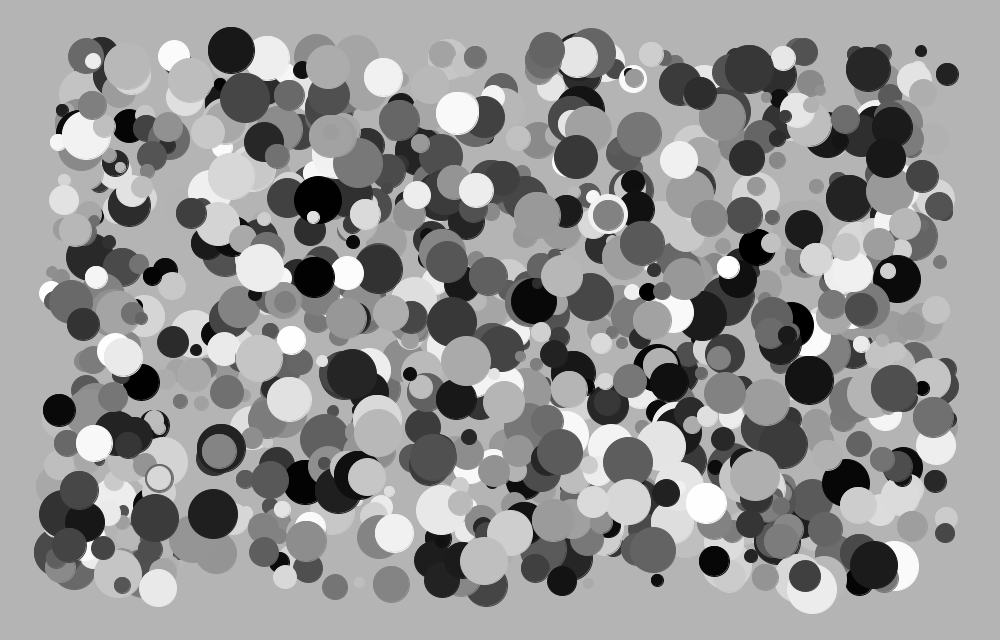
Frame 1 (no input)
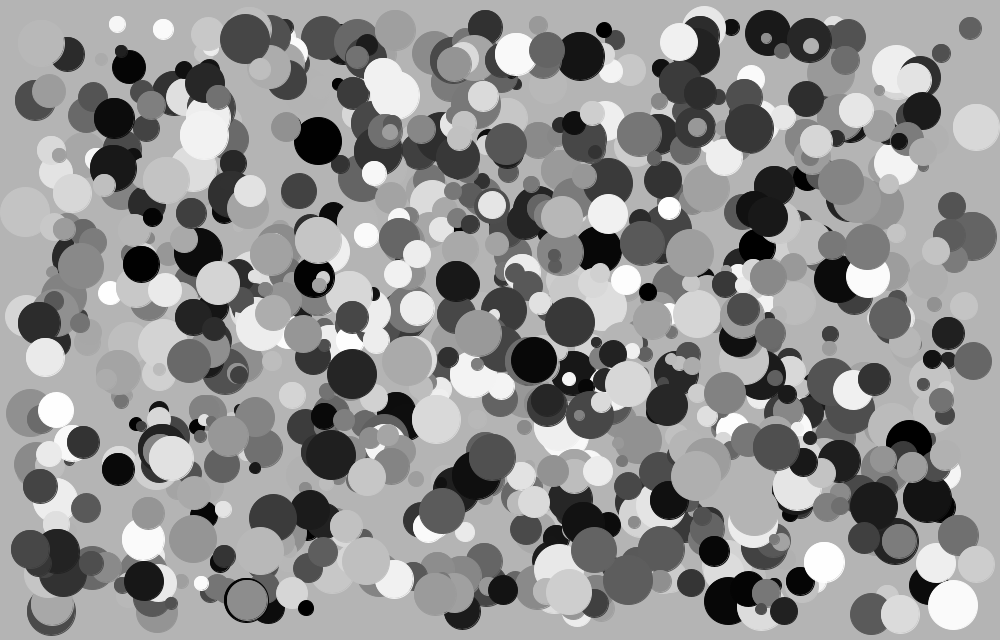
Frame 60 (the mouse pressed at the canvas centre just before this capture)
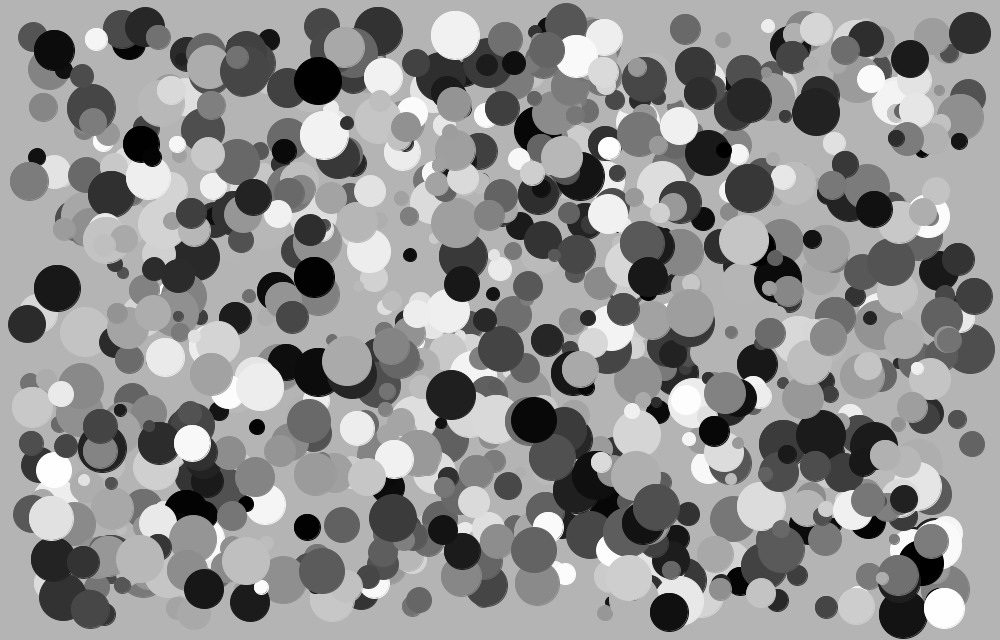
Frame 120 (the mouse held since frame 60 and released just before this capture)

The Processing sketch that drew these frames (run headless with seeded random() and noise(); from frame 60 on, the mouse is pressed at the canvas centre):

// Processing sketch: ArrayClassExpiriments
// ── ArrayClassExpiriments.pde
int index = 1000;
Ball[] balls = new Ball[index];

void setup() {
 size(1000, 640);
 frameRate(120);
 
 for(int i = 0; i < index; i++) {
  balls[i] = new Ball(int(random(50, width - 50)), int(random(50, height - 50)), int(random(-3, 3)), int(random(-3, 3)), int(random(10, 50)), int(random(0, 255)), 255); 
 
 }
}

void draw() {
 background(180);
 
 
 for(int i = 0; i < index; i++) {
  balls[i].display();
  balls[i].move();
  if(balls[i].getX() <= 25 || balls[i].getX() >= width - 25) {
   balls[i].setDX((balls[i].getDX() * -1));
  }
  if(balls[i].getY() <= 25 || balls[i].getY() >= height - 25) {
   balls[i].setDY((balls[i].getDY() * -1));
  }
 }
}

// ── Ball.pde
class Ball {
 private int x;
 private int y;
 private int dx;
 private int dy;
 private int diameter;
 private int grayscale;
 private int opacity;
 
 public Ball(int x, int y, int dx, int dy, int diameter, int grayscale, int opacity) {
  this.x = x;
  this.y = y;
  this.dx = dx;
  this.dy = dy;
  this.diameter = diameter;
  this.grayscale = grayscale;
  this.opacity = opacity;
 }
 public int getX() {
  return this.x;
 }
 public int getY() {
  return this.y; 
 }
 public int getDX() {
  return this.dx; 
 }
 public int getDY() {
  return this.dy; 
 }
 public void setDX(int dx) {
   this.dx = dx;
 }
 public void setDY(int dy) {
  this.dy = dy; 
 }
 public void display() {
  fill(grayscale, grayscale, grayscale, opacity);
  stroke(grayscale);
  strokeWeight(1);
  ellipse(x, y, diameter, diameter); 
 }
 public void move() {
  this.x += this.dx;
  this.y += this.dy;
 }
}
